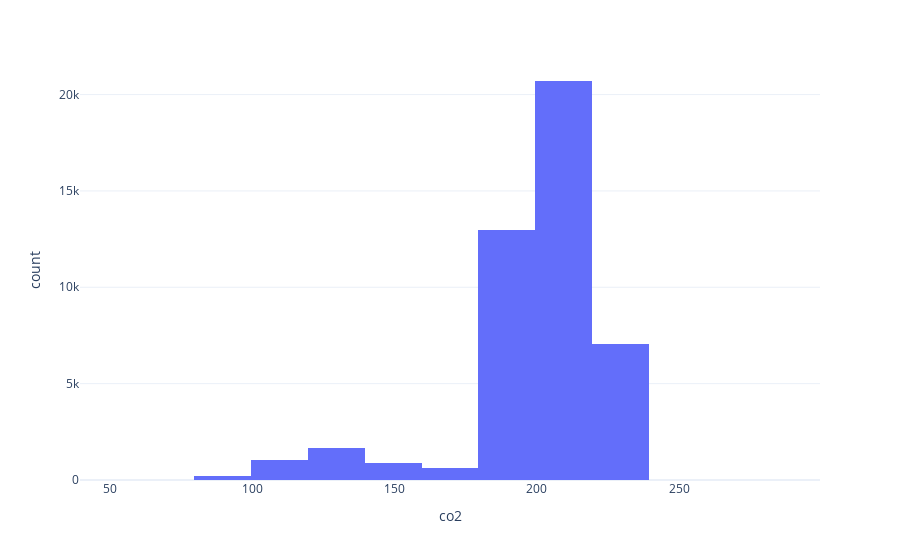

The cell this chart's notebook holds for it:
### Markdown cell above
<img src="hist_out.png" style="text-align:center;width:80%">

### Code cell
import plotly.express as px

fig = px.histogram(emission, x="co2",nbins=20)
fig.update_layout(template='plotly_white')
fig.update_layout(template='plotly_white')

### Figure 1 — Plotly figure (JSON) as saved in the notebook; plotly's stock layout.template omitted (floating-point values rounded to 4 significant figures; data arrays with more than 128 entries replaced by an {"elided": "..."} marker saying what was removed)
{"data": [{"alignmentgroup": "True", "bingroup": "x", "hovertemplate": "co2=%{x}<br>count=%{y}<extra></extra>", "legendgroup": "", "marker": {"color": "#636efa", "pattern": {"shape": ""}}, "name": "", "nbinsx": 20, "offsetgroup": "", "orientation": "v", "showlegend": false, "type": "histogram", "x": {"elided": "45151 int values"}, "xaxis": "x", "yaxis": "y"}], "layout": {"barmode": "relative", "legend": {"tracegroupgap": 0}, "margin": {"t": 60}, "xaxis": {"anchor": "y", "domain": [0, 1], "title": {"text": "co2"}}, "yaxis": {"anchor": "x", "domain": [0, 1], "title": {"text": "count"}}}}
